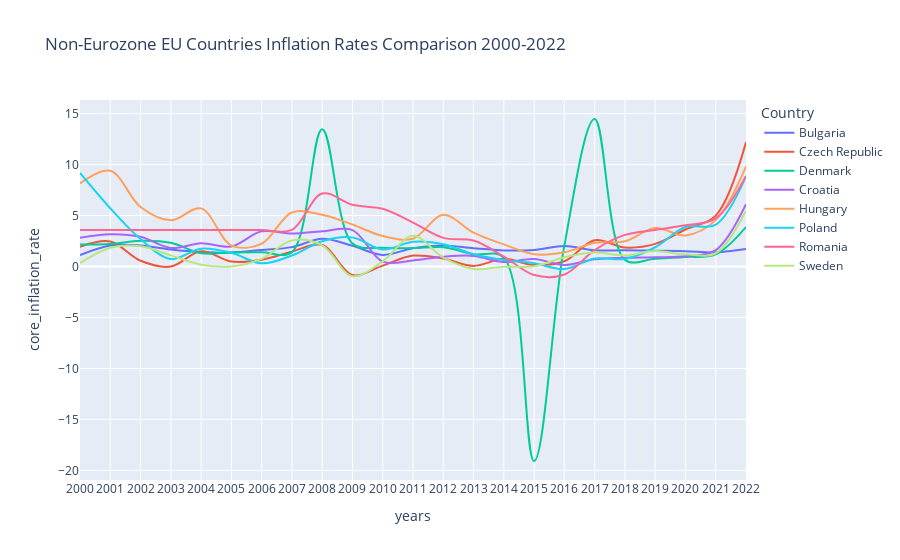

The code cell stored with this chart in its notebook:
### Markdown cell above
### Plot Non-Eurozone EU Countries Inflation Rates Comparison 2000-2022

### Code cell
fig = px.line(non_euro_zone_t, x="years", y="core_inflation_rate", 
              color="Country",
              line_shape="spline", 
              render_mode="svg", 
              title= 'Non-Eurozone EU Countries Inflation Rates Comparison 2000-2022')
fig.show()

### Figure 1 — Plotly figure (JSON) as saved in the notebook; plotly's stock layout.template omitted (floating-point values rounded to 4 significant figures)
{"data": [{"hovertemplate": "Country=Bulgaria<br>years=%{x}<br>core_inflation_rate=%{y}<extra></extra>", "legendgroup": "Bulgaria", "line": {"color": "#636efa", "dash": "solid", "shape": "spline"}, "marker": {"symbol": "circle"}, "mode": "lines", "name": "Bulgaria", "orientation": "v", "showlegend": true, "type": "scatter", "x": ["2000", "2001", "2002", "2003", "2004", "2005", "2006", "2007", "2008", "2009", "2010", "2011", "2012", "2013", "2014", "2015", "2016", "2017", "2018", "2019", "2020", "2021", "2022"], "xaxis": "x", "y": [1.13, 2.07, 2.06, 1.67, 1.42, 1.37, 1.62, 1.9, 2.72, 2.03, 1.14, 1.79, 2.06, 1.79, 1.58, 1.62, 2.02, 1.59, 1.6, 1.55, 1.5, 1.39, 1.71], "yaxis": "y"}, {"hovertemplate": "Country=Czech Republic<br>years=%{x}<br>core_inflation_rate=%{y}<extra></extra>", "legendgroup": "Czech Republic", "line": {"color": "#EF553B", "dash": "solid", "shape": "spline"}, "marker": {"symbol": "circle"}, "mode": "lines", "name": "Czech Republic", "orientation": "v", "showlegend": true, "type": "scatter", "x": ["2000", "2001", "2002", "2003", "2004", "2005", "2006", "2007", "2008", "2009", "2010", "2011", "2012", "2013", "2014", "2015", "2016", "2017", "2018", "2019", "2020", "2021", "2022"], "xaxis": "x", "y": [1.94, 2.45, 0.56, -0.01, 1.5, 0.49, 0.67, 1.46, 2.11, -0.84, 0.09, 1.07, 0.78, 0.06, 0.75, 0.15, 0.51, 2.57, 1.86, 2.22, 3.63, 4.99, 12.18], "yaxis": "y"}, {"hovertemplate": "Country=Denmark<br>years=%{x}<br>core_inflation_rate=%{y}<extra></extra>", "legendgroup": "Denmark", "line": {"color": "#00cc96", "dash": "solid", "shape": "spline"}, "marker": {"symbol": "circle"}, "mode": "lines", "name": "Denmark", "orientation": "v", "showlegend": true, "type": "scatter", "x": ["2000", "2001", "2002", "2003", "2004", "2005", "2006", "2007", "2008", "2009", "2010", "2011", "2012", "2013", "2014", "2015", "2016", "2017", "2018", "2019", "2020", "2021", "2022"], "xaxis": "x", "y": [2.16, 2.2, 2.52, 2.32, 1.3, 1.38, 1.4, 1.41, 13.46, 2.26, 1.84, 1.81, 1.9, 1.21, 0.87, -19.08, 2.05, 14.47, 0.65, 0.76, 0.93, 1.2, 3.87], "yaxis": "y"}, {"hovertemplate": "Country=Croatia<br>years=%{x}<br>core_inflation_rate=%{y}<extra></extra>", "legendgroup": "Croatia", "line": {"color": "#ab63fa", "dash": "solid", "shape": "spline"}, "marker": {"symbol": "circle"}, "mode": "lines", "name": "Croatia", "orientation": "v", "showlegend": true, "type": "scatter", "x": ["2000", "2001", "2002", "2003", "2004", "2005", "2006", "2007", "2008", "2009", "2010", "2011", "2012", "2013", "2014", "2015", "2016", "2017", "2018", "2019", "2020", "2021", "2022"], "xaxis": "x", "y": [2.82, 3.16, 2.91, 1.82, 2.28, 1.96, 3.45, 3.23, 3.45, 3.57, 0.48, 0.6, 0.96, 1.04, 0.44, 0.73, 0.14, 0.71, 0.86, 0.91, 1, 1.61, 6.12], "yaxis": "y"}, {"hovertemplate": "Country=Hungary<br>years=%{x}<br>core_inflation_rate=%{y}<extra></extra>", "legendgroup": "Hungary", "line": {"color": "#FFA15A", "dash": "solid", "shape": "spline"}, "marker": {"symbol": "circle"}, "mode": "lines", "name": "Hungary", "orientation": "v", "showlegend": true, "type": "scatter", "x": ["2000", "2001", "2002", "2003", "2004", "2005", "2006", "2007", "2008", "2009", "2010", "2011", "2012", "2013", "2014", "2015", "2016", "2017", "2018", "2019", "2020", "2021", "2022"], "xaxis": "x", "y": [8.15, 9.4, 5.84, 4.53, 5.7, 2.06, 2.23, 5.3, 5.08, 4.12, 2.99, 2.73, 5.07, 3.33, 2.17, 1.21, 1.39, 2.32, 2.48, 3.78, 3.05, 4.55, 9.8], "yaxis": "y"}, {"hovertemplate": "Country=Poland<br>years=%{x}<br>core_inflation_rate=%{y}<extra></extra>", "legendgroup": "Poland", "line": {"color": "#19d3f3", "dash": "solid", "shape": "spline"}, "marker": {"symbol": "circle"}, "mode": "lines", "name": "Poland", "orientation": "v", "showlegend": true, "type": "scatter", "x": ["2000", "2001", "2002", "2003", "2004", "2005", "2006", "2007", "2008", "2009", "2010", "2011", "2012", "2013", "2014", "2015", "2016", "2017", "2018", "2019", "2020", "2021", "2022"], "xaxis": "x", "y": [9.18, 5.72, 2.69, 0.73, 1.75, 1.34, 0.31, 1.08, 2.48, 2.85, 1.67, 2.43, 2.19, 1.2, 0.64, 0.32, -0.25, 0.78, 0.74, 1.89, 3.88, 4.1, 8.85], "yaxis": "y"}, {"hovertemplate": "Country=Romania<br>years=%{x}<br>core_inflation_rate=%{y}<extra></extra>", "legendgroup": "Romania", "line": {"color": "#FF6692", "dash": "solid", "shape": "spline"}, "marker": {"symbol": "circle"}, "mode": "lines", "name": "Romania", "orientation": "v", "showlegend": true, "type": "scatter", "x": ["2000", "2001", "2002", "2003", "2004", "2005", "2006", "2007", "2008", "2009", "2010", "2011", "2012", "2013", "2014", "2015", "2016", "2017", "2018", "2019", "2020", "2021", "2022"], "xaxis": "x", "y": [3.589, 3.589, 3.589, 3.589, 3.589, 3.589, 3.589, 3.589, 7.16, 6.05, 5.66, 4.31, 2.81, 2.55, 0.98, -0.84, -0.79, 1.61, 3.1, 3.59, 4.04, 4.72, 8.89], "yaxis": "y"}, {"hovertemplate": "Country=Sweden<br>years=%{x}<br>core_inflation_rate=%{y}<extra></extra>", "legendgroup": "Sweden", "line": {"color": "#B6E880", "dash": "solid", "shape": "spline"}, "marker": {"symbol": "circle"}, "mode": "lines", "name": "Sweden", "orientation": "v", "showlegend": true, "type": "scatter", "x": ["2000", "2001", "2002", "2003", "2004", "2005", "2006", "2007", "2008", "2009", "2010", "2011", "2012", "2013", "2014", "2015", "2016", "2017", "2018", "2019", "2020", "2021", "2022"], "xaxis": "x", "y": [0.34, 1.84, 1.99, 1.09, 0.18, 0.01, 0.75, 2.56, 2.07, -0.95, 0.51, 3.01, 0.87, -0.24, -0.02, 0.02, 0.9, 1.37, 1.09, 1.52, 1.19, 1.3, 5.47], "yaxis": "y"}], "layout": {"legend": {"title": {"text": "Country"}, "tracegroupgap": 0}, "title": {"text": "Non-Eurozone EU Countries Inflation Rates Comparison 2000-2022"}, "xaxis": {"anchor": "y", "domain": [0, 1], "title": {"text": "years"}}, "yaxis": {"anchor": "x", "domain": [0, 1], "title": {"text": "core_inflation_rate"}}}}
